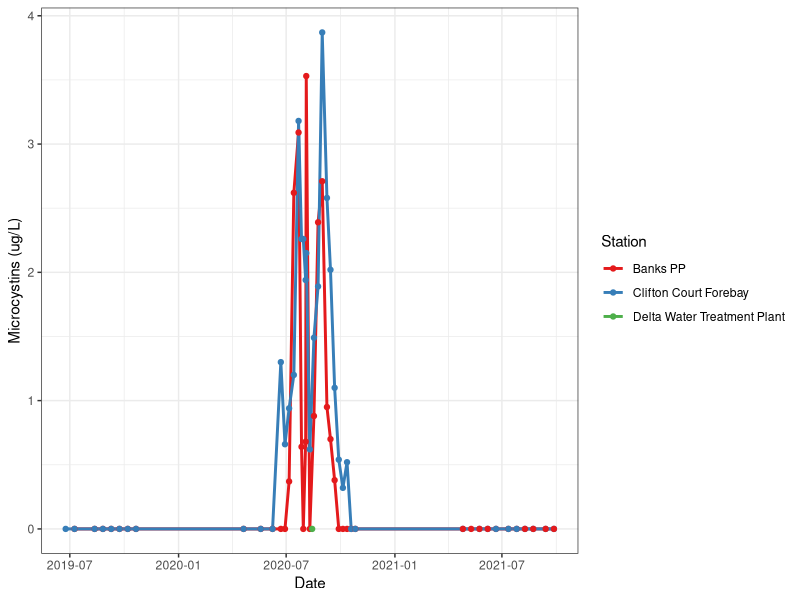
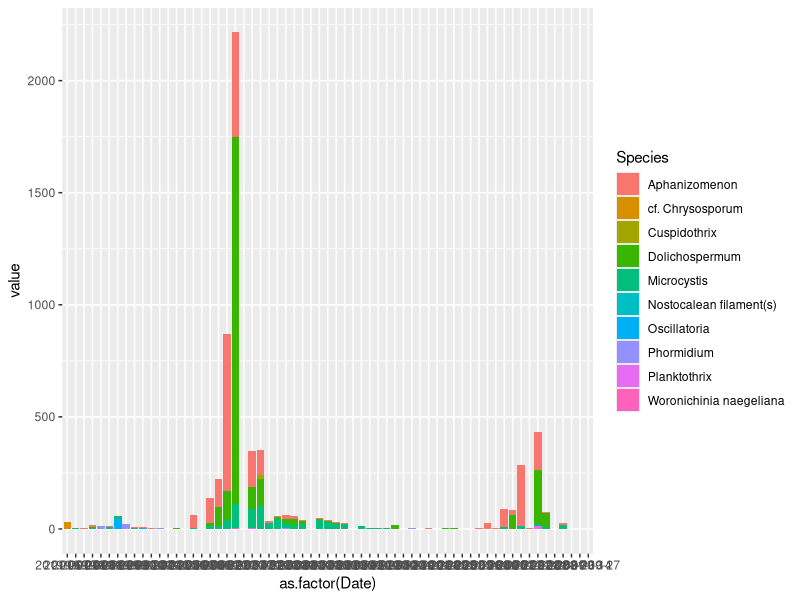
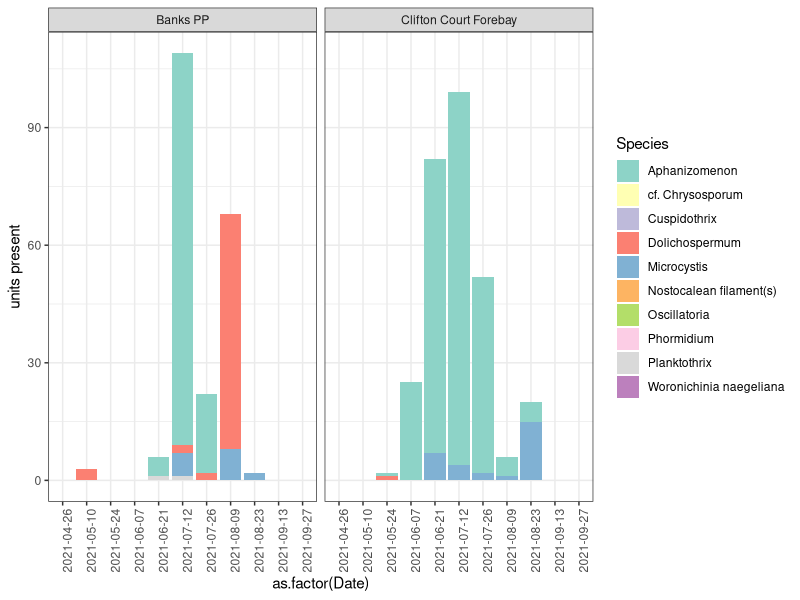
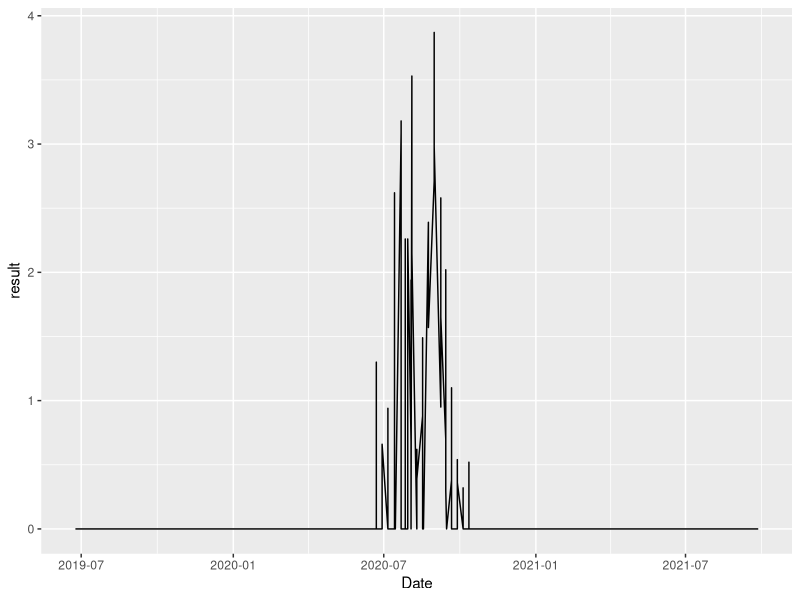

Write the R code that produced these figures, in order.
library(tidyverse)
library(lubridate)
Toxins = read_csv("data/HABs/ToxinDataDWR2.csv") %>%
  mutate(Date = mdy(Date))
Toxins2 = pivot_wider(Toxins, id_cols = c(Date, Station), names_from = Analyte, 
                      values_from = Result, values_fill = 0) 

ggplot(Toxins2, aes(x = Date, y = MC, color = Station)) + geom_line(size = 1) + geom_point()+
  scale_color_brewer(palette = "Set1")+ ylab("Microcystins (ug/L)") + theme_bw()

library(readxl)
hab_samples <- read_excel("data/HABs/DWR_DFD_Cyanotoxin_results_2021 - JG.xlsx")
unique(hab_samples$`PTOX Species`)
habs = mutate(hab_samples, Species = case_when(
  `PTOX Species` %in% c("Aphanizomenon cf. flos-aquae/klebahnii", 
                        "Aphanizomenon flos-aquae/klebahnii", "cf. Aphanizomenon") ~ "Aphanizomenon",
  `PTOX Species` %in% c("Oscillatoria cf. perornata", "Oscillatorialean filament(s)") ~ "Oscillatoria",
  `PTOX Species` %in% c("cf. Phormidium", "Phormidium/Microcoleus") ~ "Phormidium",
  `PTOX Species` == "cf. Planktothrix" ~ "Planktothrix",
  TRUE ~ `PTOX Species`
), Concentration = parse_number(`units/ml`))
unique(habs$Species)

habs2 = pivot_wider(habs, id_cols = c(Station, Date), names_from = Species, 
                       values_from = Concentration, values_fill = 0, values_fn = sum) %>%
  select(!`none observed`) %>%
  pivot_longer(cols = "Aphanizomenon":"cf. Chrysosporum", names_to = "Species") %>%
  filter(!is.na(value))

ggplot(habs2, aes(x = as.factor(Date), y = value, fill = Species)) + geom_bar(stat = "identity")

habs2021 = filter(habs2, year(Date)==2021, Station %in% c("Banks PP", "Clifton Court Forebay"))
ggplot(habs2021, aes(x = as.factor(Date), y = value, fill = Species)) + geom_col() +
  facet_wrap(~Station)+ scale_fill_brewer(palette = "Set3") + theme_bw()+
  theme(axis.text.x = element_text(vjust = 1, hjust = 1, angle = 90))+
  ylab("units present")
  



hab_samples = mutate(hab_samples, Result = case_when(
  `Result (ng/mL)` %in% c("ND", "ND*") ~"0",
  TRUE ~ `Result (ng/mL)`
), Result = as.numeric(Result))

toxin3 = group_by(hab_samples, Station, Analyte, Date) %>%
  summarize(result = mean(Result, na.rm = T)) %>%
  mutate(result = case_when(
    is.nan(result) ~ 0,
    TRUE ~ result
  ))

ggplot(toxin3, aes(x = Date, y = result)) + geom_line()
